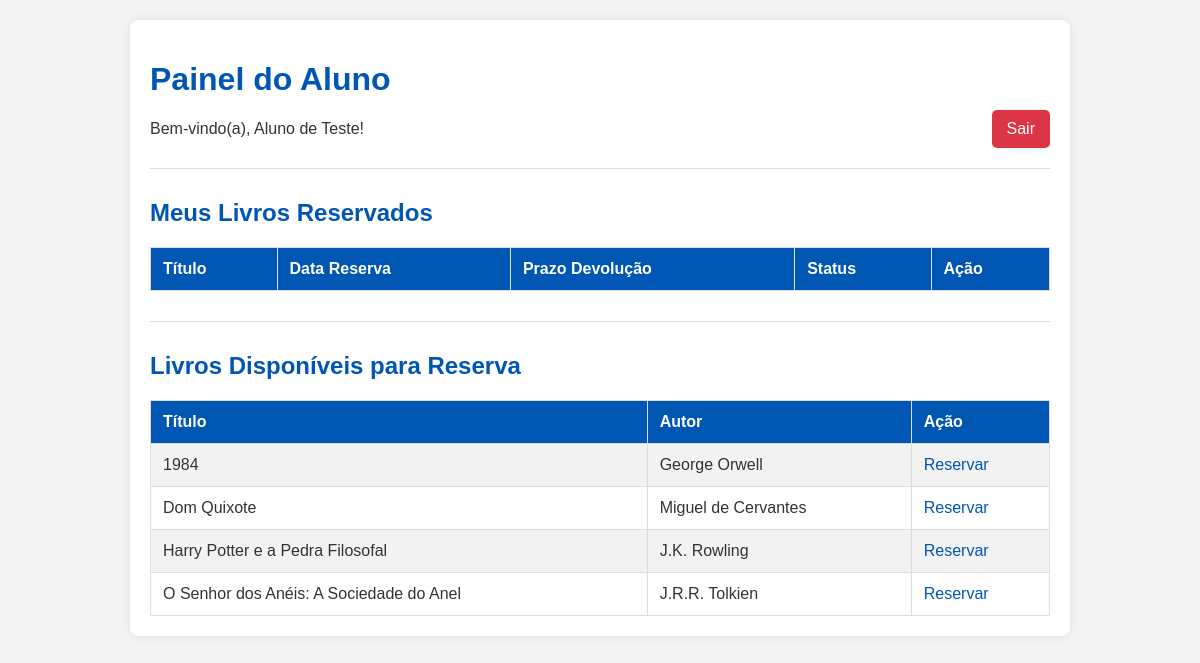
Page /painel_aluno.php (signed in) on the committed database.
### tables this page shows
CREATE TABLE `livros` (
  `id` int(11) NOT NULL AUTO_INCREMENT,
  `titulo` varchar(255) NOT NULL,
  `autor` varchar(255) NOT NULL,
  `quantidade` int(11) NOT NULL,
  PRIMARY KEY (`id`)
);

### painel_aluno.php (the view, shortened to what this page needs)
<?php
require 'conexao.php';
$nome_usuario = $_SESSION['nome_usuario'];
$livros_sql = "SELECT * FROM livros WHERE quantidade > 0 ORDER BY titulo";
$livros_resultado = mysqli_query($conexao, $livros_sql);
?>
<!DOCTYPE html>
<html lang="pt-br">
<head>
    <link rel="stylesheet" href="css/estilo.css">
</head>
<body>
    <div class="container">
        <h1>Painel do Aluno</h1>
        <p>Bem-vindo(a), <?php echo htmlspecialchars($nome_usuario); ?>! <a href="logout.php" class="logout" style="float: right; margin-top: -10px;">Sair</a></p>
        <hr>
        <h2>Meus Livros Reservados</h2>
        <table>
            <tr><th>Título</th><th>Data Reserva</th><th>Prazo Devolução</th><th>Status</th><th>Ação</th></tr>
        </table>
        <hr>
        <h2>Livros Disponíveis para Reserva</h2>
        <table>
            <tr><th>Título</th><th>Autor</th><th>Ação</th></tr>
            <?php while ($livro = mysqli_fetch_assoc($livros_resultado)): ?>
            <tr>
                <td><?php echo htmlspecialchars($livro['titulo']); ?></td>
                <td><?php echo htmlspecialchars($livro['autor']); ?></td>
                <td><a href="painel_aluno.php?reservar_id=<?php echo $livro['id']; ?>">Reservar</a></td>
            </tr>
            <?php endwhile; ?>
        </table>
    </div>
</body>
</html>

### css/estilo.css (style rules this page uses)
body { font-family: Arial, sans-serif; background-color: #f4f4f4; margin: 0; padding: 20px; color: #333; }
.container { max-width: 900px; margin: auto; background: #fff; padding: 20px; border-radius: 8px; box-shadow: 0 0 10px rgba(0,0,0,0.1); }
h1, h2, h3 { color: #0056b3; }
hr { border: 0; height: 1px; background-color: #ddd; margin: 30px 0; }
a { color: #0056b3; text-decoration: none; }
.logout { display: inline-block; margin-top: 20px; background-color: #dc3545; color: white; padding: 10px 15px; border-radius: 5px; text-decoration: none; }
table { width: 100%; border-collapse: collapse; margin-top: 20px; }
table, th, td { border: 1px solid #ddd; }
th, td { padding: 12px; text-align: left; }
th { background-color: #0056b3; color: white; }
tr:nth-child(even) { background-color: #f2f2f2; }

### rows in the picture
livros: titulo "1984", autor "George Orwell"
livros: titulo "Dom Quixote", autor "Miguel de Cervantes"
livros: titulo "Harry Potter e a Pedra Filosofal", autor "J.K. Rowling"
livros: titulo "O Senhor dos Anéis: A Sociedade do Anel", autor "J.R.R. Tolkien"

### other values in the picture
$nome_usuario "Aluno de Teste"
